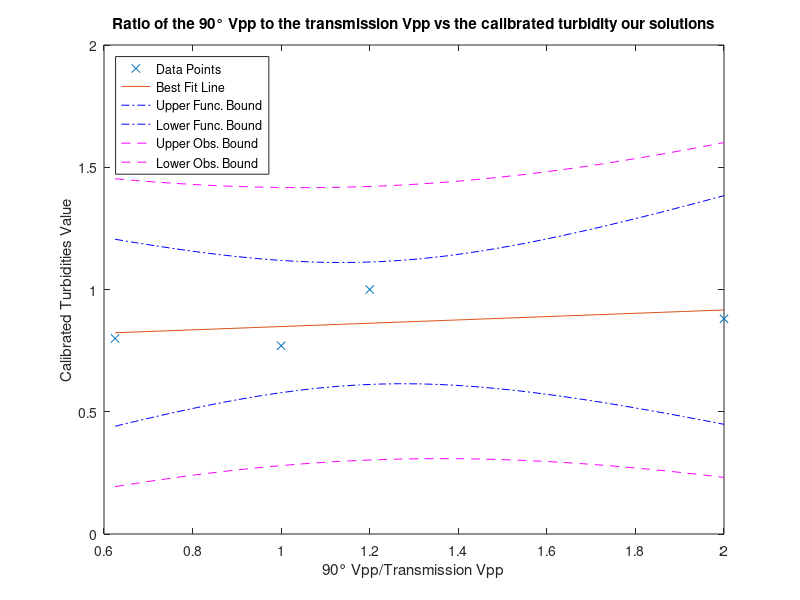

Here is the MATLAB script that generated this plot:
%% Author: Team 22
%% Date: 9 Feb 2025
%% Purpose: To find the ratio of the 90° Vpp to the transmission Vpp against the calibrated turbidity of the solutions
%% and add the line of bestfit with uncertainty measurements

%x = readmatrix("E79 Step response (1).csv")

NinetyVpp = [3, 4, 5, 6]; % edit during lab
TransmissionVpp = [3, 2, 8, 5] % edit during lab
% We will create another vector to find ratio between 90° Vpp to the transmission Vpp
x = NinetyVpp./TransmissionVpp;
y = [0.77, 0.88, 0.80, 1]; % turbidity values % edit during lab
% We will create another to find the respective turbidities of the solutions from the TU-2016
%% The follow code was credited to Prof. Spencer code given in the E80
%% Website
confLev = 0.95; % The confidence level
N = length(y); % The number of data points
xbar = mean(x); 
ybar = mean(y);
Sxx = dot((x-xbar),(x-xbar));
%Sxx = (x-xbar)*transpose(x-xbar);
% beta1 is the estimated best slope of the best-fit line
beta1 = dot((x-xbar),(y-ybar))/Sxx
% beta1 = ((x-xbar)*transpose(y-ybar))/Sxx
% beta0 is the estimated best-fit y-intercept of the best fit line
beta0 = ybar - beta1*xbar
yfit = beta0 + beta1*x;
SSE = dot((y - yfit),(y - yfit)) % Sum of the squared residuals
% SSE = (y - yfit)*transpose(y - yfit) % Sum of the squared residuals
Se = sqrt(SSE/(N-2)) % The Root Mean Square Residual
Sbeta0 = Se*sqrt(1/N + xbar^2/Sxx)
Sbeta1 = Se/sqrt(Sxx)
% tinv defaults to 1-sided test. We need 2-sises, hence:(1-0.5*(1-confLev))
StdT = tinv((1-0.5*(1-confLev)),N-2) % The Student's t factor
lambdaBeta1 = StdT*Sbeta1 % The 1/2 confidence interval on beta1
lambdaBeta0 = StdT*Sbeta0 % The 1/2 confidence interval on beta0
range = max(x) - min(x);
xplot = min(x):range/30:max(x); % Generate array for plotting
yplot = beta0 + beta1*xplot; % Generate array for plotting
Syhat = Se*sqrt(1/N + (xplot - xbar).*(xplot - xbar)/Sxx);
lambdayhat = StdT*Syhat;
Sy = Se*sqrt(1+1/N + (xplot - xbar).*(xplot - xbar)/Sxx);
lambday = StdT*Sy;
figure(1)
plot(x,y,'x')
hold on
plot(xplot,yplot)
plot(xplot,yplot+lambdayhat,'-.b',xplot,yplot-lambdayhat,'-.b')
plot(xplot,yplot+lambday,'--m',xplot,yplot-lambday,'--m')
xlabel('90° Vpp/Transmission Vpp')
ylabel('Calibrated Turbidities Value')
if beta1 > 0 % Fix this
    location = 'northwest';
else
    location = 'northeast';
end
legend('Data Points','Best Fit Line','Upper Func. Bound',...
    'Lower Func. Bound', 'Upper Obs. Bound', 'Lower Obs. Bound',...
    'Location', location)
title("Ratio of the 90° Vpp to the transmission Vpp vs the calibrated turbidity our solutions")
hold off
